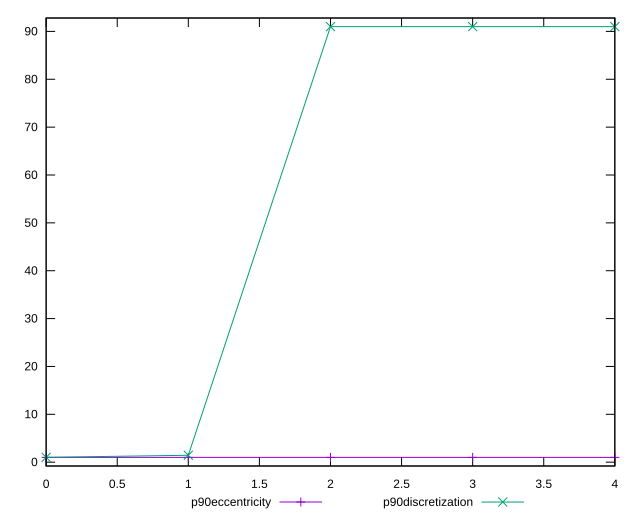

Here is the gnuplot script that generated this plot:
reset

$p90Eccentricity <<EOF
0 1.0000000000000004
1 0.9999999999999997
2 1
3 1
4 1
EOF

$p90Discretization <<EOF
0 1.011111111111111
1 1.4444444444444444
2 91
3 91
4 91
EOF

set key outside below
set xrange [0:4]
set yrange [-0.8000000000000004:92.8]
set trange [-0.8000000000000004:92.8]
set terminal svg size 640, 520 enhanced background rgb 'white'
set output "report_00009_2021-02-08T22-37-41.559Z/estimated-input-latency/progression/eccentricity.svg"

plot $p90Eccentricity title "p90eccentricity" with linespoints, \
     $p90Discretization title "p90discretization" with linespoints

reset
